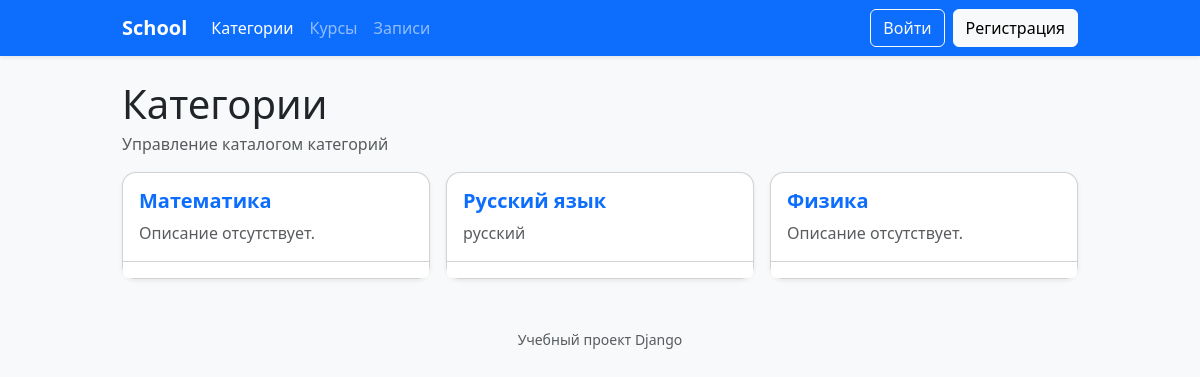
/categories/, run on an earlier commit of the app's database.
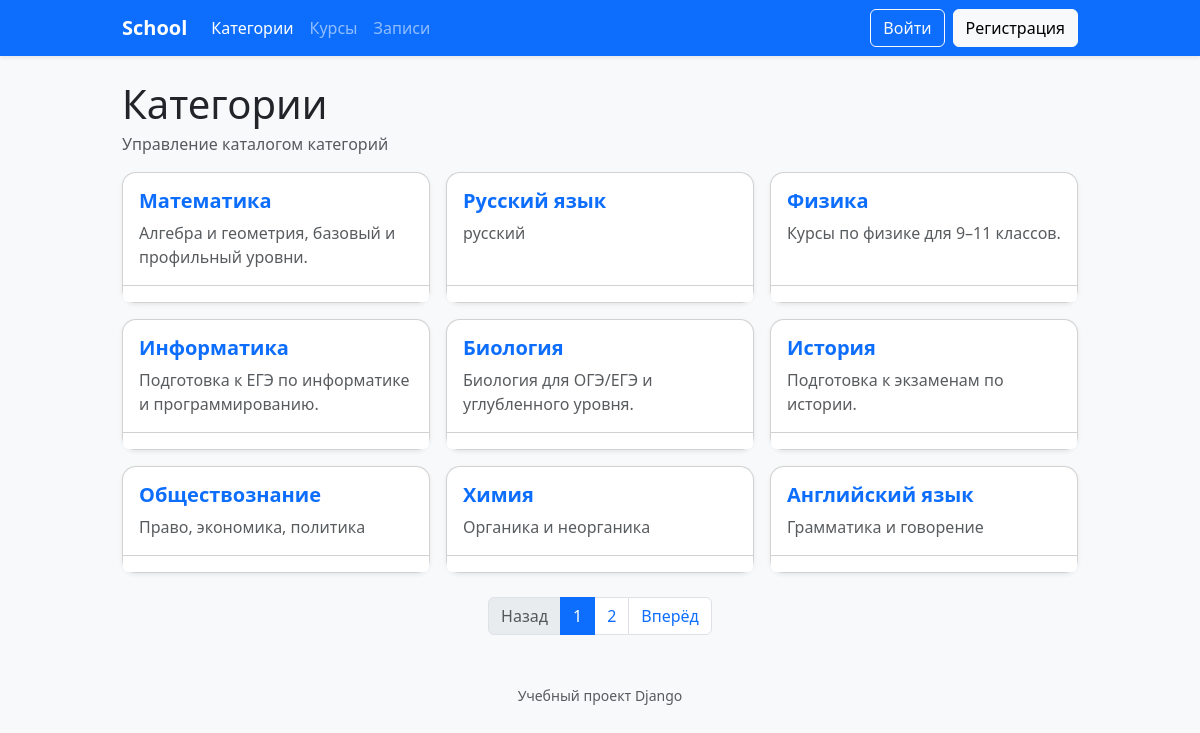
And on a later commit of the database.
### school/models.py (models this page shows, shortened)
class Category(models.Model):
    name = models.CharField("Название категории", max_length=255)
    description = models.TextField("Описание", blank=True)
    class Meta:
        verbose_name = "Категория курса"
        verbose_name_plural = "Категории курсов"

### school/views.py (the view)
# urls.py: path("categories/", CategoryListView.as_view(), name="category_list"),
class CategoryListView(ListView):
    model = Category
    template_name = "school/category_list.html"
    context_object_name = "categories"
    paginate_by = 9

### school/templates/school/category_list.html (shortened to what this page needs)
{% extends "school/base.html" %}
{% block content %}
  <div class="d-flex justify-content-between align-items-center mb-3">
    <div>
      <h1 class="mb-1">Категории</h1>
      <p class="text-muted mb-0">Управление каталогом категорий</p>
    </div>
  </div>
  {% if categories %}
    <div class="row g-3">
      {% for category in categories %}
        <div class="col-12 col-md-6 col-lg-4">
          <div class="card h-100 shadow-sm">
            <div class="card-body">
              <h5 class="card-title">
                <a class="stretched-link text-decoration-none" href="{% url 'school:category_detail' category.pk %}">
                  {{ category.name }}
                </a>
              </h5>
              <p class="card-text text-muted">
                {{ category.description|default:"Описание отсутствует."|truncatechars:120 }}
              </p>
            </div>
            <div class="card-footer bg-white d-flex gap-2">
            </div>
          </div>
        </div>
      {% endfor %}
    </div>
    {% if is_paginated %}
      <nav class="mt-4">
        <ul class="pagination justify-content-center">
          {% if page_obj.has_previous %}
            <li class="page-item">
              <a class="page-link" href="?page={{ page_obj.previous_page_number }}">Назад</a>
            </li>
          {% else %}
            <li class="page-item disabled"><span class="page-link">Назад</span></li>
          {% endif %}
          {% with total=page_obj.paginator.num_pages current=page_obj.number %}
            {% if total <= 5 %}
              {% for num in page_obj.paginator.page_range %}
                {% if num == current %}
                  <li class="page-item active">
                    <span class="page-link">{{ num }}</span>
                  </li>
                {% else %}
                  <li class="page-item">
                    <a class="page-link" href="?page={{ num }}">{{ num }}</a>
                  </li>
                {% endif %}
              {% endfor %}
            {% endif %}
          {% endwith %}
          {% if page_obj.has_next %}
            <li class="page-item">
              <a class="page-link" href="?page={{ page_obj.next_page_number }}">Вперёд</a>
            </li>
          {% else %}
            <li class="page-item disabled"><span class="page-link">Вперёд</span></li>
          {% endif %}
        </ul>
      </nav>
    {% endif %}
  {% else %}
    <div class="alert alert-info">
      Категорий пока нет. Добавьте первую категорию.
    </div>
  {% endif %}
{% endblock %}

What changed in the data, as far as the page shows it:
changed Category "Математика": description "Описание отсутствует." → "Алгебра и геометрия, базовый и профильный уровни."
changed Category "Физика": description "Описание отсутствует." → "Курсы по физике для 9–11 классов."
added Category: name "Информатика", description "Подготовка к ЕГЭ по информатике и программированию."
added Category: name "Биология", description "Биология для ОГЭ/ЕГЭ и углубленного уровня."
added Category: name "История", description "Подготовка к экзаменам по истории."
added Category: name "Обществознание", description "Право, экономика, политика"
added Category: name "Химия", description "Органика и неорганика"
added Category: name "Английский язык", description "Грамматика и говорение"
Also different on the page:
text now shown: "Назад Вперёд"
new list line: "1"
new list line: "2"
